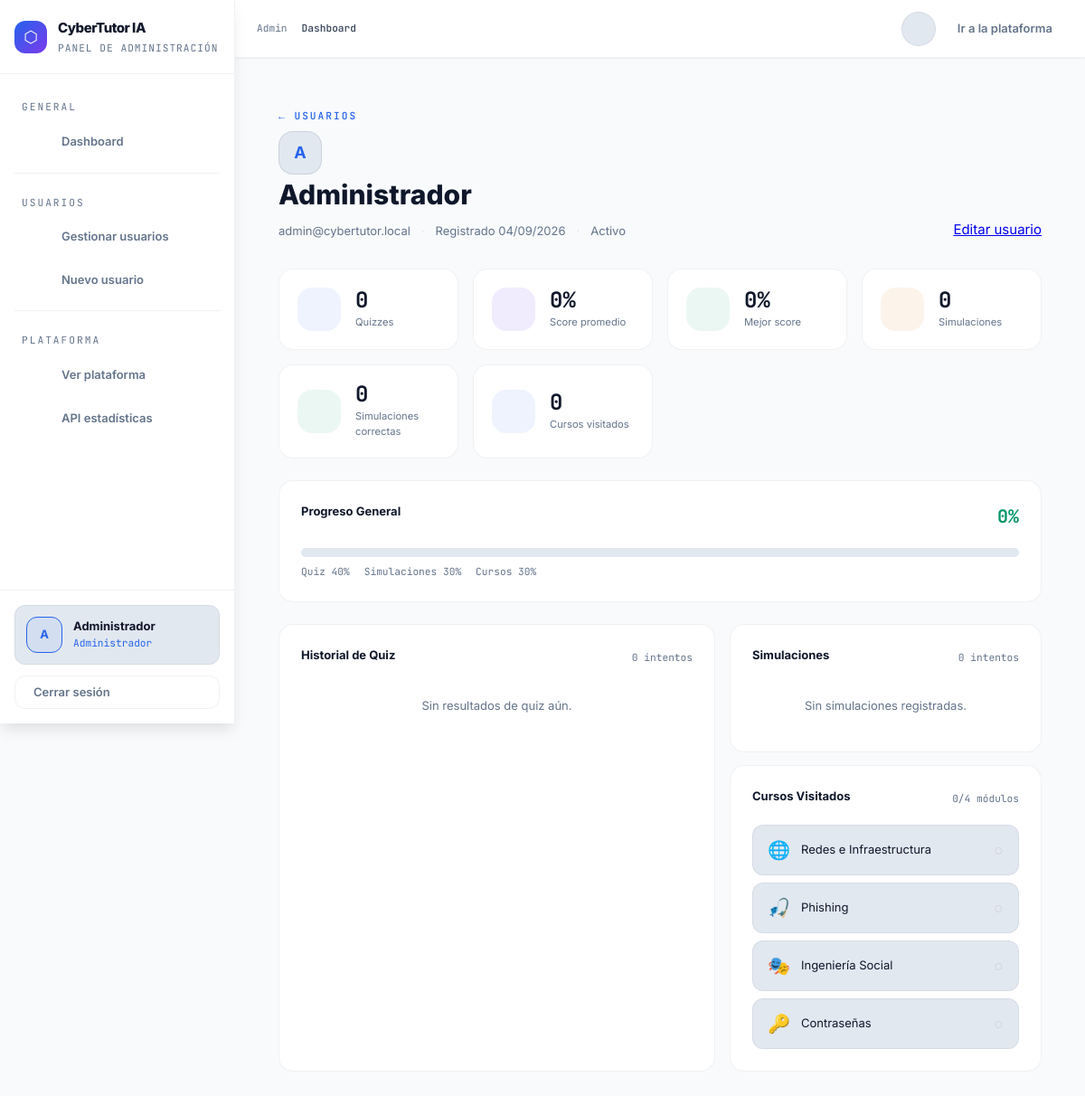
Page /admin/users/1/progress (signed in) on the earlier database version.
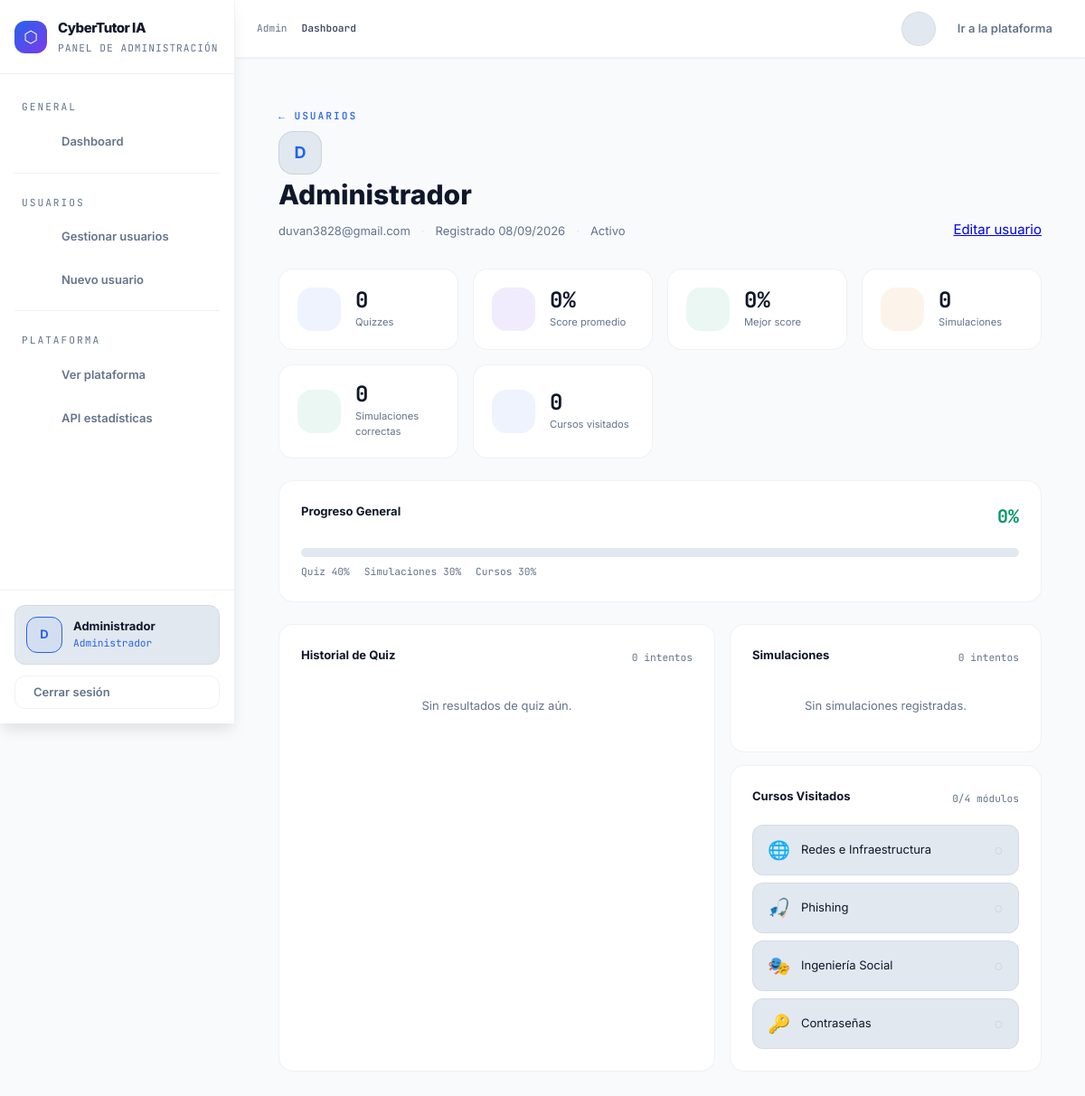
Same page on the later database version.
### app/models/user.py (models this page shows, shortened)
class User(db.Model, UserMixin):
    __tablename__ = 'user'
    id           = db.Column(db.Integer, primary_key=True)
    email        = db.Column(db.String(100), unique=True, nullable=False)
    password     = db.Column(db.String(255), nullable=False)
    name         = db.Column(db.String(100), default='')
    is_admin     = db.Column(db.Boolean, default=False)
    is_active    = db.Column(db.Boolean, default=True)
    created_at   = db.Column(db.DateTime, default=datetime.utcnow)
    last_login   = db.Column(db.DateTime, nullable=True)
    __table_args__ = (
        db.Index('ix_user_admin_active', 'is_admin', 'is_active'),
        db.Index('ix_user_created_at', 'created_at'),
        db.Index('ix_user_last_login', 'last_login'),
    )
    quiz_results       = db.relationship('QuizResult',       backref='user', lazy=True, cascade='all, delete-orphan')
    simulation_results = db.relationship('SimulationResult', backref='user', lazy=True, cascade='all, delete-orphan')
    course_visits      = db.relationship('CourseVisit',      backref='user', lazy=True, cascade='all, delete-orphan')
    @property
    def quiz_count(self):
        return len(self.quiz_results)
    @property
    def avg_quiz_score(self):
        if not self.quiz_results:
            return 0
        return round(sum(r.score for r in self.quiz_results) / len(self.quiz_results))
    @property
    def best_quiz_score(self):
        if not self.quiz_results:
            return 0
        return max(r.score for r in self.quiz_results)
    @property
    def simulation_count(self):
        return len(self.simulation_results)
    @property
    def simulation_correct(self):
        return sum(1 for r in self.simulation_results if r.is_correct)
    @property
    def courses_visited(self):
        return len(set(v.course_id for v in self.course_visits))
    @property
    def overall_progress(self):
        quiz_score   = self.avg_quiz_score * 0.4          # 40%
        sim_score    = (self.simulation_correct / max(self.simulation_count, 1)) * 100 * 0.3  # 30%
        course_score = min(self.courses_visited / 4, 1) * 100 * 0.3   # 30% (4 cursos total)
        return round(quiz_score + sim_score + course_score)

### app/routes/admin.py (the view)
@admin.route('/users/<int:user_id>/progress')
@login_required
@admin_required
def user_progress(user_id):
    user = User.query.get_or_404(user_id)
    quiz_results = QuizResult.query.filter_by(user_id=user_id)\
                    .order_by(QuizResult.created_at.desc()).all()
    sim_results = SimulationResult.query.filter_by(user_id=user_id)\
                    .order_by(SimulationResult.created_at.desc()).all()
    course_visits = CourseVisit.query.filter_by(user_id=user_id)\
                    .order_by(CourseVisit.visited_at.desc()).all()
    quiz_history = [
        {'date': r.created_at.strftime('%d/%m'), 'score': r.score}
        for r in reversed(quiz_results[:10])
    ]
    return render_template('admin/user_progress.html',
        user=user,
        quiz_results=quiz_results,
        sim_results=sim_results,
        course_visits=course_visits,
        quiz_history=quiz_history,
    )

### app/templates/admin/user_progress.html (shortened to what this page needs)
{% extends "base_admin.html" %}
{% block content %}
<div class="admin-page">
  <div class="admin-header">
    <div>
      <div class="admin-eyebrow">
        <a href="{{ url_for('admin.users') }}" class="admin-back">← Usuarios</a>
      </div>
      <h1 class="admin-title">
        <div class="user-avatar user-avatar-lg">{{ user.email[0].upper() }}</div>
        {{ user.name or user.email }}
      </h1>
      <div class="user-meta">
        <span>{{ user.email }}</span>
        <span class="dot">·</span>
        <span>Registrado {{ user.created_at.strftime('%d/%m/%Y') }}</span>
        <span class="dot">·</span>
        <span class="status-pill {% if user.is_active %}status-active{% else %}status-inactive{% endif %}">
          {{ 'Activo' if user.is_active else 'Inactivo' }}
        </span>
      </div>
    </div>
    <a href="{{ url_for('admin.edit_user', user_id=user.id) }}" class="btn btn-secondary">Editar usuario</a>
  </div>
  <div class="kpi-grid">
    <div class="kpi-card">
      <div class="kpi-icon kpi-blue"></div>
      <div class="kpi-content">
        <div class="kpi-num">{{ user.quiz_count }}</div>
        <div class="kpi-label">Quizzes</div>
      </div>
    </div>
    <div class="kpi-card">
      <div class="kpi-icon kpi-purple"></div>
      <div class="kpi-content">
        <div class="kpi-num">{{ user.avg_quiz_score }}%</div>
        <div class="kpi-label">Score promedio</div>
      </div>
    </div>
    <div class="kpi-card">
      <div class="kpi-icon kpi-green"></div>
      <div class="kpi-content">
        <div class="kpi-num">{{ user.best_quiz_score }}%</div>
        <div class="kpi-label">Mejor score</div>
      </div>
    </div>
    <div class="kpi-card">
      <div class="kpi-icon kpi-orange"></div>
      <div class="kpi-content">
        <div class="kpi-num">{{ user.simulation_count }}</div>
        <div class="kpi-label">Simulaciones</div>
      </div>
    </div>
    <div class="kpi-card">
      <div class="kpi-icon kpi-green"></div>
      <div class="kpi-content">
        <div class="kpi-num">{{ user.simulation_correct }}</div>
        <div class="kpi-label">Simulaciones correctas</div>
      </div>
    </div>
    <div class="kpi-card">
      <div class="kpi-icon kpi-blue"></div>
      <div class="kpi-content">
        <div class="kpi-num">{{ user.courses_visited }}</div>
        <div class="kpi-label">Cursos visitados</div>
      </div>
    </div>
  </div>
  <div class="admin-card" style="margin-bottom:1.5rem;">
    <div class="admin-card-header">
      <span class="admin-card-title">Progreso General</span>
      <span class="prog-pct">{{ user.overall_progress }}%</span>
    </div>
    <div class="prog-bar-outer">
    </div>
    <div class="prog-legend">
      <span>Quiz 40%</span>
      <span>Simulaciones 30%</span>
      <span>Cursos 30%</span>
    </div>
  </div>
  <div class="admin-row" style="grid-template-columns: 1.4fr 1fr;">
    <div class="admin-card">
      <div class="admin-card-header">
        <span class="admin-card-title"> Historial de Quiz</span>
        <span class="admin-card-sub">{{ quiz_results | length }} intentos</span>
      </div>
      {% if quiz_results %}
      <div class="mini-chart">
        {% for r in quiz_results[-10:] | reverse %}
        <div class="mc-bar-wrap" title="{{ r.score }}% — {{ r.created_at.strftime('%d/%m') }}">
          <div class="mc-bar {% if r.score >= 90 %}mc-green{% elif r.score >= 70 %}mc-blue{% elif r.score >= 50 %}mc-yellow{% else %}mc-red{% endif %}"
               style="height: {{ r.score }}%">
          </div>
          <div class="mc-label">{{ r.created_at.strftime('%d/%m') }}</div>
        </div>
        {% endfor %}
      </div>
      <div class="admin-table-wrap" style="margin-top:1.25rem;">
        <table class="admin-table">
          <thead><tr><th>Fecha</th><th>Score</th><th>Correctas</th><th>Nivel</th></tr></thead>
          <tbody>
            {% for r in quiz_results %}
            <tr>
              <td class="td-muted td-mono">{{ r.created_at.strftime('%d/%m/%Y %H:%M') }}</td>
              <td>
                <span class="score-pill {% if r.score >= 90 %}pill-green{% elif r.score >= 70 %}pill-blue{% elif r.score >= 50 %}pill-yellow{% else %}pill-red{% endif %}">
                  {{ r.score }}%
                </span>
              </td>
              <td class="td-muted td-mono">{{ r.correct }}/{{ r.total }}</td>
              <td class="td-muted">
                {% if r.score >= 90 %}Experto
                {% elif r.score >= 70 %}Avanzado
                {% elif r.score >= 50 %}Intermedio
                {% else %}Principiante{% endif %}
              </td>
            </tr>
            {% endfor %}
          </tbody>
        </table>
      </div>
      {% else %}
      <p class="admin-empty">Sin resultados de quiz aún.</p>
      {% endif %}
    </div>
    <div style="display:flex; flex-direction:column; gap:14px;">
      <div class="admin-card">
        <div class="admin-card-header">
          <span class="admin-card-title"> Simulaciones</span>
          <span class="admin-card-sub">{{ sim_results | length }} intentos</span>
        </div>
        {% if sim_results %}
        <div class="admin-table-wrap">
          <table class="admin-table">
            <thead><tr><th>Fecha</th><th>Escenario</th><th>Acción</th><th>Resultado</th><th>Puntos</th></tr></thead>
            <tbody>
              {% for r in sim_results %}
              <tr>
                <td class="td-muted td-mono" style="white-space:nowrap;">{{ r.created_at.strftime('%d/%m %H:%M') }}</td>
                <td class="td-muted td-mono">{{ r.scenario_id }}</td>
                <td class="td-muted">{{ r.action_taken }}</td>
                <td>
                  <span class="status-pill {% if r.is_correct %}status-active{% else %}status-inactive{% endif %}">
                    {{ '✓ Correcto' if r.is_correct else '✗ Incorrecto' }}
                  </span>
                </td>
                <td class="td-mono {% if r.points >= 75 %}text-success{% elif r.points >= 25 %}text-warning{% else %}text-danger{% endif %}">
                  {{ r.points }}
                </td>
              </tr>
              {% endfor %}
            </tbody>
          </table>
        </div>
        {% else %}
        <p class="admin-empty">Sin simulaciones registradas.</p>
        {% endif %}
      </div>
      <div class="admin-card">
        <div class="admin-card-header">
          <span class="admin-card-title"> Cursos Visitados</span>
          <span class="admin-card-sub">{{ user.courses_visited }}/4 módulos</span>
        </div>
        {% set all_courses = [
          ('redes', 'Redes e Infraestructura', '🌐'),
          ('phishing', 'Phishing', '🎣'),
          ('ingenieria', 'Ingeniería Social', '🎭'),
          ('contrasena', 'Contraseñas', '🔑'),
        ] %}
        {% set visited_ids = course_visits | map(attribute='course_id') | list %}
        <div class="course-check-list">
          {% for cid, cname, icon in all_courses %}
          <div class="cc-item {% if cid in visited_ids %}cc-done{% endif %}">
            <span class="cc-icon">{{ icon }}</span>
            <span class="cc-name">{{ cname }}</span>
            <span class="cc-status">{{ '✓' if cid in visited_ids else '○' }}</span>
          </div>
          {% endfor %}
        </div>
      </div>
    </div>
  </div>
</div>
{% endblock %}

### app/templates/base_admin.html (shortened to what this page needs)
<!DOCTYPE html>
<html lang="es" data-theme="light">
<head>
  <link rel="stylesheet" href="https://cdnjs.cloudflare.com/ajax/libs/tabler-icons/3.19.0/tabler-icons.min.css">
  <link rel="stylesheet" href="{{ url_for('static', filename='css/design-tokens.css') }}">
  <link rel="stylesheet" href="{{ url_for('static', filename='css/admin.css') }}">
</head>
<body>
<aside class="admin-sidebar" id="sidebar">
  <div class="sidebar-logo">
    <div class="logo-wrap">
      <div class="logo-icon">⬡</div>
      <div>
        <div class="logo-title">CyberTutor IA</div>
        <div class="logo-sub">Panel de administración</div>
      </div>
    </div>
  </div>
  <nav class="sidebar-nav">
    <span class="nav-section-label">General</span>
    <a href="{{ url_for('admin.dashboard') }}"
       class="nav-link {% if request.endpoint == 'admin.dashboard' %}active{% endif %}">
       Dashboard
    </a>
    <div class="nav-divider"></div>
    <span class="nav-section-label">Usuarios</span>
    <a href="{{ url_for('admin.users') }}"
       class="nav-link {% if request.endpoint in ['admin.users', 'admin.create_user', 'admin.edit_user'] %}active{% endif %}">
       Gestionar usuarios
    </a>
    <a href="{{ url_for('admin.create_user') }}" class="nav-link">
       Nuevo usuario
    </a>
    <div class="nav-divider"></div>
    <span class="nav-section-label">Plataforma</span>
    <a href="{{ url_for('main.home') }}" class="nav-link" target="_blank">
       Ver plataforma
    </a>
    <a href="{{ url_for('admin.api_stats') }}" class="nav-link" target="_blank">
       API estadísticas
    </a>
  </nav>
  <div class="sidebar-footer">
    <div class="admin-profile">
      <div class="profile-avatar">
        {{ current_user.email[0].upper() if current_user.is_authenticated else 'A' }}
      </div>
      <div>
        <div class="profile-name">
          {{ current_user.name or current_user.email if current_user.is_authenticated else 'Admin' }}
        </div>
        <div class="profile-role">Administrador</div>
      </div>
    </div>
    <a href="{{ url_for('auth.logout') }}" class="btn-logout">
       Cerrar sesión
    </a>
  </div>
</aside>
<main class="admin-main">
  <div class="admin-topnav">
    <div class="breadcrumb">
      <a href="{{ url_for('admin.dashboard') }}">Admin</a>
      <span class="current">{% block breadcrumb %}Dashboard{% endblock %}</span>
    </div>
    <div class="topnav-right">
      <button class="theme-toggle" id="themeToggle" aria-label="Cambiar tema">
      </button>
      <a href="{{ url_for('main.home') }}" target="_blank"> Ir a la plataforma</a>
    </div>
  </div>
  <div class="admin-content">
    {% block content %}{% endblock %}
  </div>
</main>
</body>
</html>

Differences in the rows shown:
changed User "Administrador": is_active+email "A" → "D"; email "A" → "D"; email "admin@cybertutor.local" → "duvan3828@gmail.com"; created_at "04/09/2026" → "08/09/2026"
